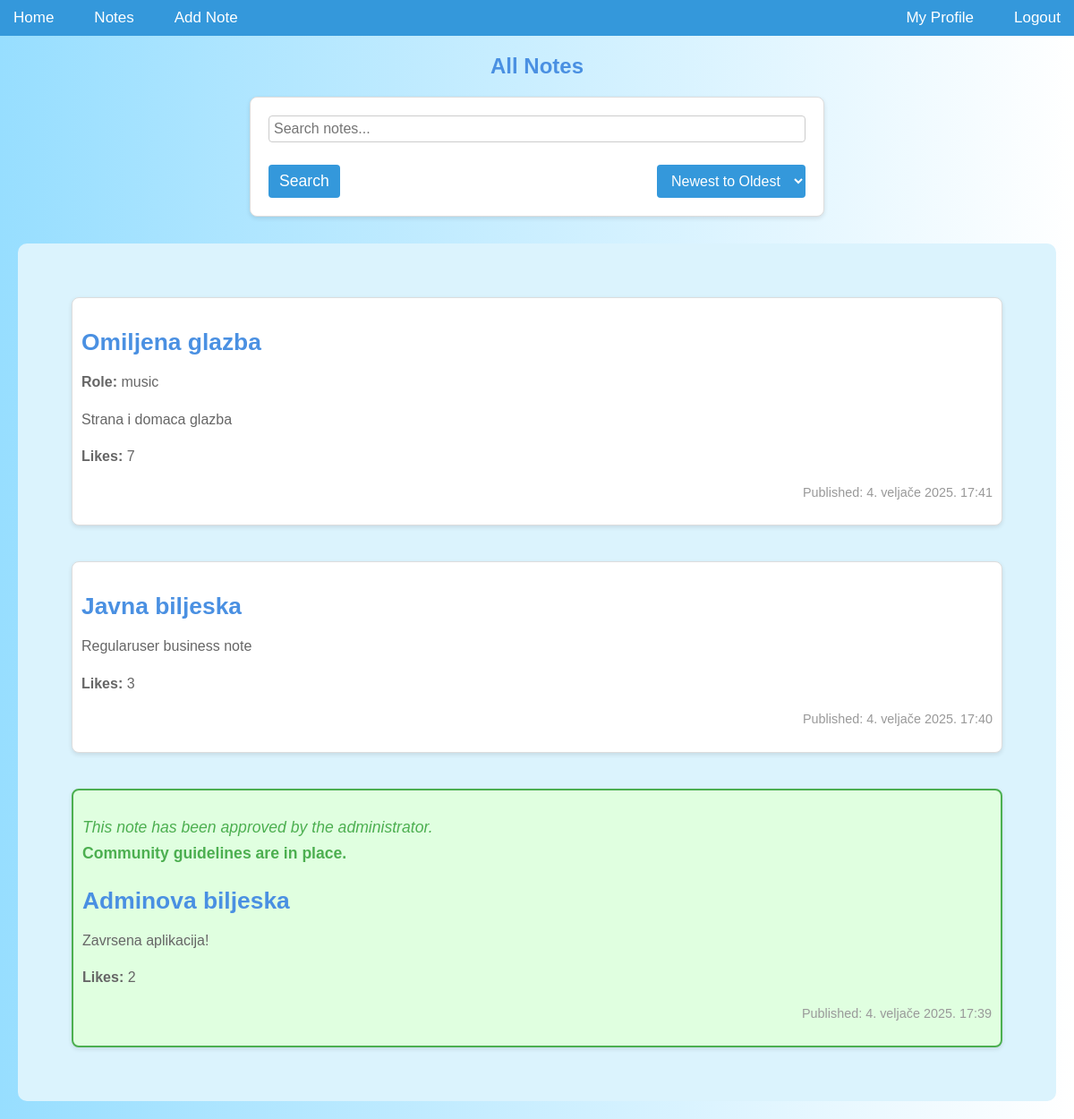
Page /notes/ (signed in) on the earlier database version.
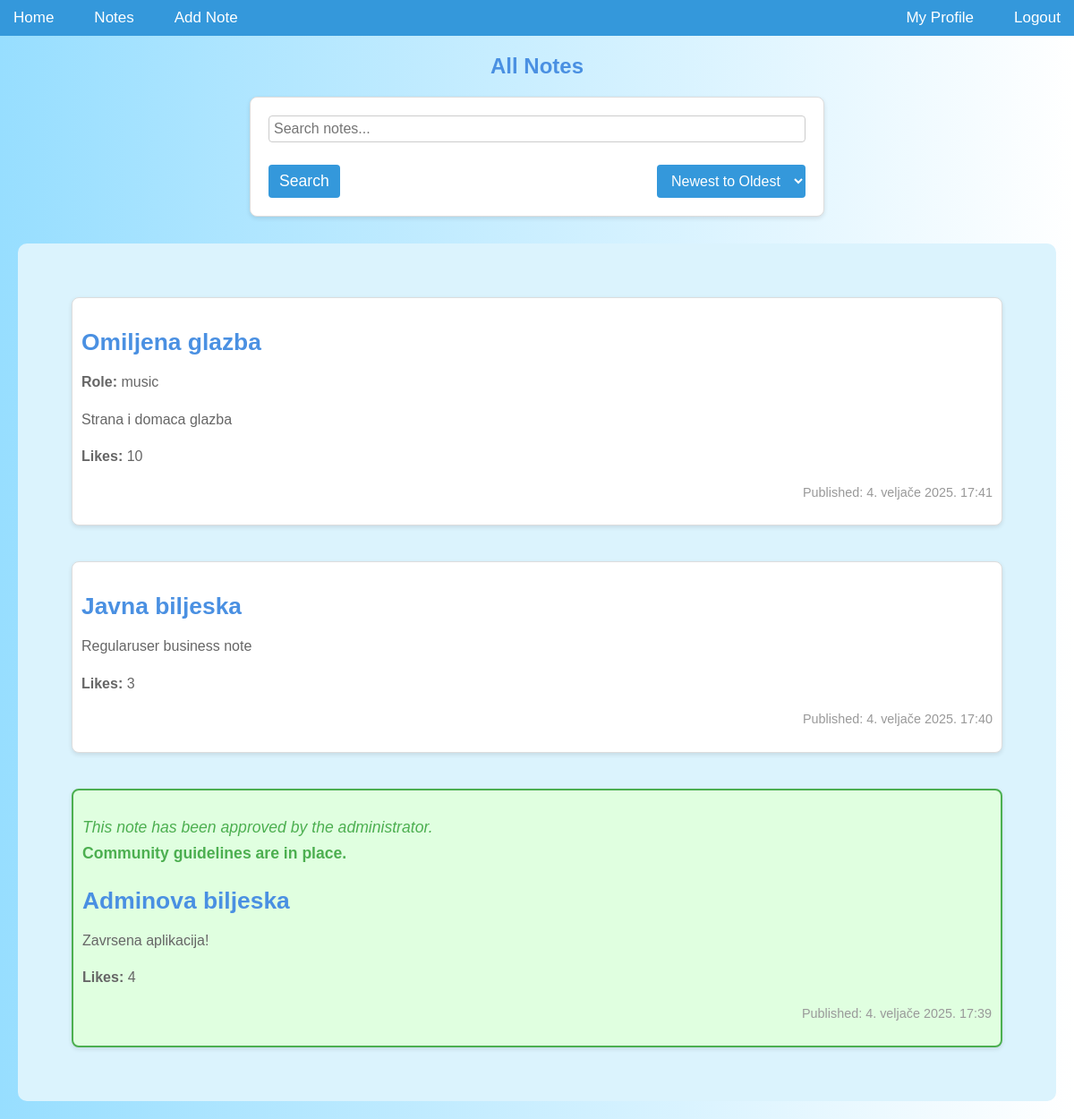
Same page on the later database version.
### notes/models.py (models this page shows, shortened)
class Note(models.Model):
    ROLE_CHOICES = [
        ('hobbies', 'Hobbies'),
        ('movies', 'Movies'),
        ('school', 'School'),
        ('work', 'Work'),
        ('music', 'Music'),
        ('personal', 'Personal'),
    ]
    CATEGORY_CHOICES = [
        ('business', 'Business'),
        ('personal', 'Personal'),
    ]
    user = models.ForeignKey('accounts.CustomUser', on_delete=models.CASCADE, null=True, blank=True, related_name='notes')
    title = models.CharField(max_length=200)
    content = models.TextField()
    pub_date = models.DateTimeField(auto_now_add=True)
    likes = models.PositiveIntegerField(default=0)
    private_notes = models.ManyToManyField(PrivateNoteModel, blank=True)
    is_public = models.BooleanField(default=True)
    is_important = models.BooleanField(default=False)
    is_locked = models.BooleanField(default=False)
    password = models.CharField(max_length=100, null=True, blank=True)
    completed = models.BooleanField(default=False)
    is_private = models.BooleanField(default=False)
    role = models.CharField(max_length=20, choices=ROLE_CHOICES, blank=True, null=True)
    approved = models.BooleanField(default=False)
    category = models.CharField(max_length=20, choices=CATEGORY_CHOICES, default='personal', blank=True, null=True)

### notes/views.py (the view)
# urls.py: path('', views.index, name='index'),
def index(request):
    search_query = request.GET.get('search', '')
    order = request.GET.get('order', 'desc')
    if search_query:
        notes = Note.objects.filter(title__icontains=search_query, is_public= True)
    else:
        notes = Note.objects.filter(is_public = True)
    if request.user.is_authenticated:
         notes = notes | Note.objects.filter(user=request.user, is_private=True)
    if request.user.type == 'REGULARUSER':
        for note in notes:
            if note.user.type == 'SUPERUSER' and note.is_public:
                note.display_role = note.role
            else:
                note.display_role = None
    if order == 'asc':
        notes = notes.order_by('-is_important', 'pub_date')
    else:
        notes = notes.order_by( '-is_important', '-pub_date')
    context = {
        'latest_note_list': notes,
        'current_order': order,
        'search_query': search_query,
    }
    return render(request, 'notes/index.html', context)

### notes/templates/notes/index.html (shortened to what this page needs)
{% extends 'notes/base.html' %}
{% block content %}
    <h2>All Notes</h2>
    <form method="get" action="{% url 'notes:index' %}" class="sort-form">
        <input type="text" name="search" placeholder="Search notes..." value="{{ search_query }}">
        <div class="search-sort-buttons">
            <button type="submit" class="search-button">Search</button>
            <select name="order" onchange="this.form.submit()">
                <option value="desc" {% if current_order == 'desc' %}selected{% endif %}>Newest to Oldest</option>
            </select>
        </div>
    </form>
    <div class="notes-container">
        {% if user.is_authenticated %}
            {% for note in latest_note_list %}
                <div class="note {% if note.approved %}approved-note{% endif %}">
                    {% if note.approved %}
                        <p class="approved-message">
                            <em>This note has been approved by the administrator.</em><br>
                            <strong>Community guidelines are in place.</strong>
                        </p>
                    {% endif %}
                    <h3><a href="{% url 'notes:detail' note.id %}">{{ note.title }}</a></h3>
                    {% if user.is_authenticated and note.user.type == 'SUPERUSER' %}
                        {% if note.role %}
                            <p><strong>Role:</strong> {{ note.role }}</p>
                        {% else %}
                            <p>No role assigned.</p>
                        {% endif %}
                    {% endif %}
                    <p>{{ note.content }}</p>
                    <p><strong>Likes:</strong> {{ note.likes }}</p>
                    <p>Published: {{ note.pub_date }}</p>
                </div>
            {% empty %}
                <p>No notes available.</p>
            {% endfor %}
        {% else %}
            <p>You need to be logged in to view the notes.</p>
        {% endif %}
    </div>
{% endblock %}

Differences in the rows shown:
changed Note "Omiljena glazba": likes "7" → "10"
changed Note "Adminova biljeska": likes "2" → "4"
